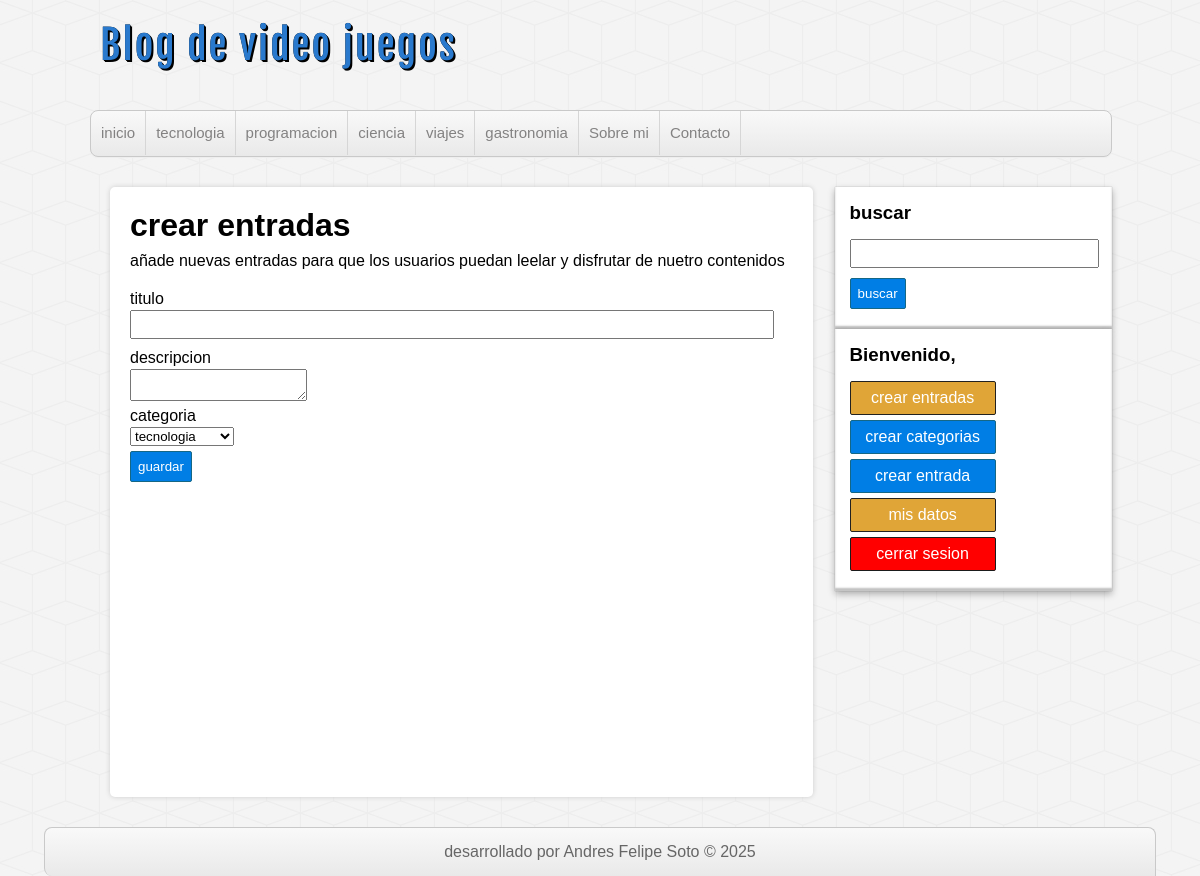
/crear-entradas.php (signed in), run on the app's committed database.
### tables this page shows
CREATE TABLE categorias(
id      int(255) auto_increment not null,
nombre  varchar(100),
CONSTRAINT pk_categorias PRIMARY KEY(id)
);

### includes/helpers.php (called while the page is built, shortened)
<?php
function conseguirCategorias($db){
    $sql = "SELECT * FROM categorias ORDER BY id ASC;";
    $categorias = mysqli_query($db,$sql);
    $resultado = [];
    if ($categorias && mysqli_num_rows($categorias)>=1) {
        $resultado = $categorias;
    }
    return $resultado;
}
?>

### crear-entradas.php (the view, shortened to what this page needs)
<?php include_once './includes/cabecera.php'; ?>
<?php include_once './includes/lateral.php'; ?>
<div id="principal">
        <h1>crear entradas</h1>
        <p>añade nuevas entradas para que los usuarios puedan leelar y disfrutar de nuetro contenidos</p><br>
        <form action="guardar-entrada.php" method="post">
            <label for="titulo">titulo</label>
            <input type="text" name="titulo" id="titulo">
            <label for="descripcion">descripcion</label>
            <textarea name="descripcion" id="descripcion"></textarea>
            <label for="categoria">categoria</label>
            <select name="categoria" id="categoria">
                <?php $categorias = conseguirCategorias($db);
                if (!empty($categorias)) :
                    while ($categoria = mysqli_fetch_assoc($categorias)) :
                        ?>
                        <option value="<?= $categoria['id'] ?>">
                            <?= $categoria['nombre'] ?>
                        </option>
                <?php endwhile;
                endif; ?>
            </select>
            <input type="submit" value="guardar">
        </form>
    </div>
    <?php require_once './includes/pie.php'   ?>

### includes/cabecera.php (shortened to what this page needs)
<?php require_once 'conexion.php'?>
<?php require_once 'helpers.php' ?>
<!DOCTYPE html>
<html lang="es">
<head>
    <link rel="stylesheet" href="./assets/css/style.css">
</head>
<body>
    <header id="cabecera">
        <div id="logo">
            <a href="index.php">
                Blog de video juegos
            </a>
        </div>
        <nav id="menu">
            <ul>
                <li>
                    <a href="index.php">inicio</a>
                </li>
                <?php $categorias = conseguirCategorias($db);
                    if (!empty($categorias)) :
                while ($categoria = mysqli_fetch_assoc($categorias)) : ?>
                    <li>
                    <a href="categoria.php?id=<?=$categoria['id']?>"><?=$categoria['nombre'] ?></a>
                </li>
                <?php endwhile; endif ?>
                <li>
                    <a href="index.php">Sobre mi</a>
                </li>
                <li>
                    <a href="index.php">Contacto</a>
                </li>
            </ul>
        </nav>
    </header>
    <div id="contenedor">

### assets/css/style.css (style rules this page uses)
* { margin: 0; padding: 0; font-family: sans-serif,helvetica,arial; text-decoration: none; }
body { background: url(../img/cubes.png) #f4f4f4; }
#cabecera { width: 85%; height: auto; background: transparent; margin: 0px auto; }
#logo { float: left; width: 540px; height: 110px; }
#logo a { font-family: "fajala",helvetica; font-size: 40px; letter-spacing: 2px; color: #2979CD; text-shadow: 0px 0px 0px black, 1px 1px 0px black,2px 2px 0px black; transition: all 500ms; line-height: 90px; margin-left: 10px; }
#menu { clear: both; width: 100%; background: linear-gradient(to bottom,#f9f9f9 0px,#e9e9e9 100%); height: 45px; border: 1px solid #c9c9c9; border-radius: 8px; box-shadow: 0px 1px 1px #eee ; overflow: hidden; }
#menu ul { list-style: none; }
#menu ul li { float: left; line-height: 44px; border-right: 1px solid #d6d6d6; }
#menu ul li a { display: block; padding-left: 10px; padding-right: 10px; font-size: 15px; color: #838282; }
#contenedor { width: 85%; height: auto; min-height: auto; margin: 0px auto; margin-top: 30px; margin-bottom: 30px; }
label, input[type="text"], input[type="email"], input[type="password"] { display: block; width: 95%; margin-top: 2px; margin-bottom: 2px; }
input[type="text"], input[type="email"], input[type="password"] { margin-bottom: 10px ; padding: 5px; }
input[type="button"], input[type="submit"], .boton { margin-top: 5px; margin-bottom: 5px; display: block; border-radius: 2px; color: white; background: #007ee5; border: 1px solid #156785; cursor: pointer; padding: 7px; }
#principal { float: left; width: 65%; min-height: 570px; background: white; border-radius: 5px; box-shadow: 0px 0px 5px #ccc; margin-left: 20px; overflow: hidden; padding: 20px; }
#principal p { margin-top: 8px; }

### data on the page
categorias: nombre "tecnologia"
categorias: nombre "programacion"
categorias: nombre "ciencia"
categorias: nombre "viajes"
categorias: nombre "gastronomia"

### other printed values
form field categoria "tecnologia"
